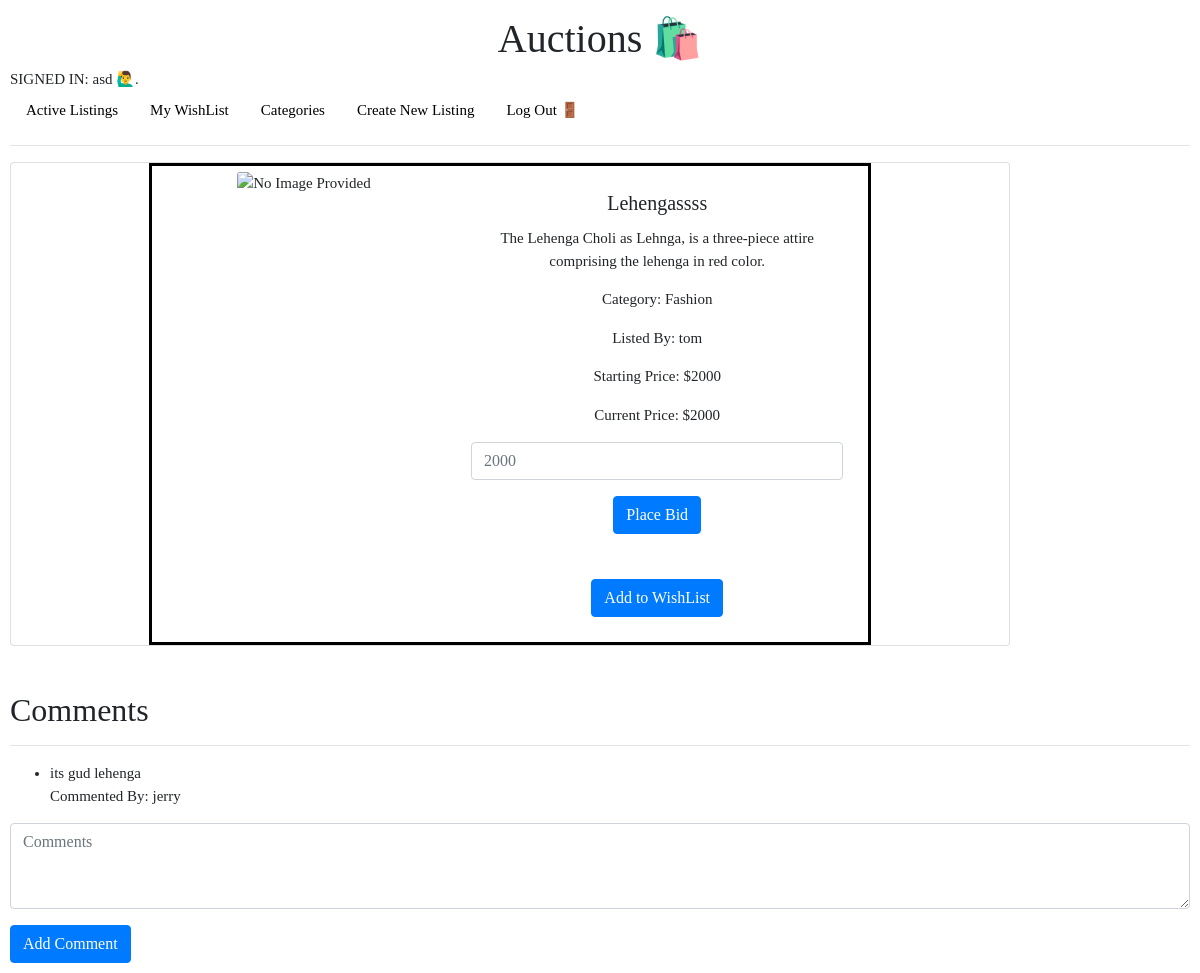
Page /listing/31 (signed in) on the earlier database version.
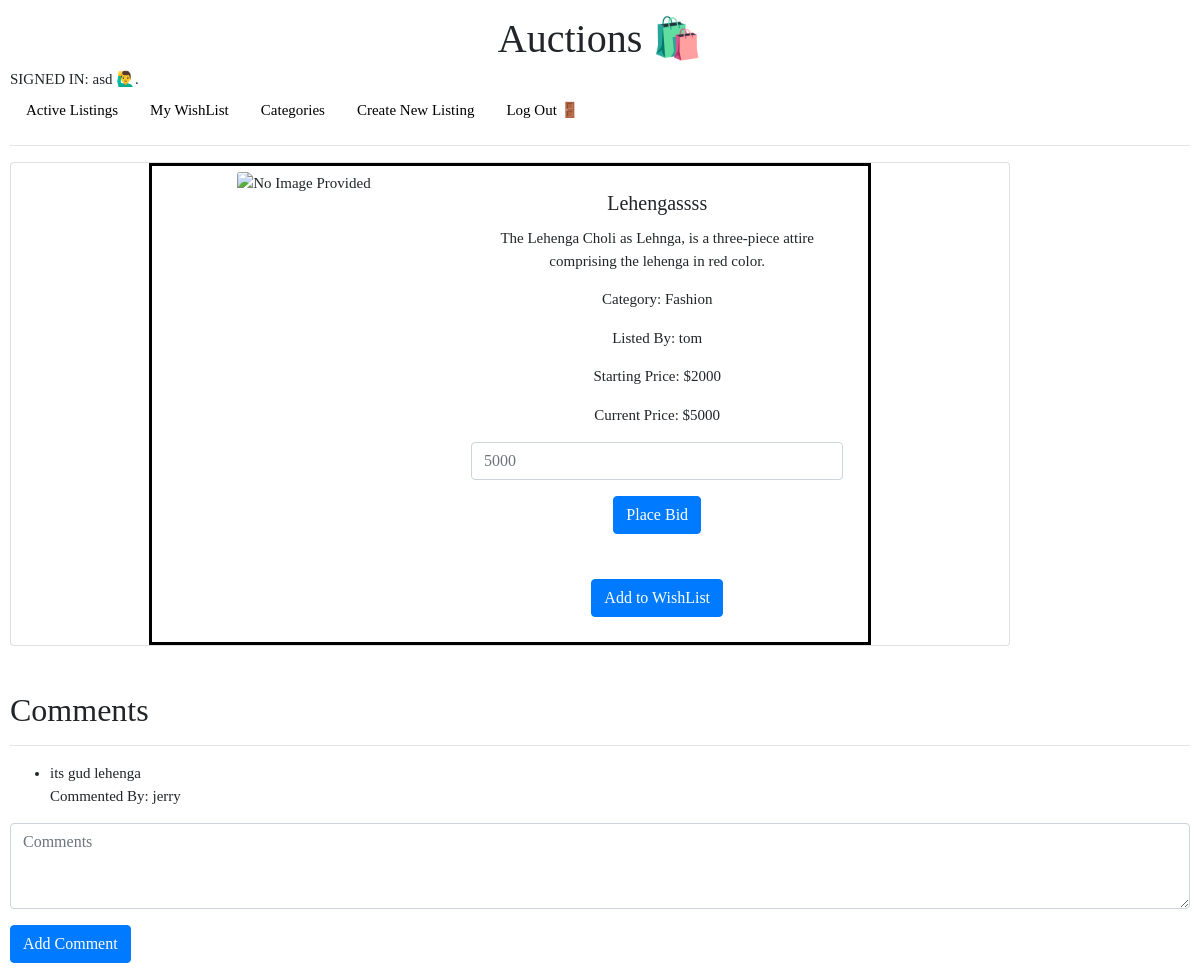
Same page on the later database version.
### auctions/models.py (models this page shows)
class Listing(models.Model):
    owner = models.ForeignKey(User, on_delete=models.CASCADE,related_name="user")
    title = models.CharField(max_length=64)
    description = models.CharField(max_length=2000)
    startingbid = models.IntegerField()
    highestbid = models.IntegerField()
    image = models.URLField(blank=True)
    category = models.CharField(max_length=64)
    status = models.BooleanField(default=True)
    created = models.DateTimeField(auto_now_add=True)
    def __str__(self):
        return f"{self.title}"

class User(AbstractUser):
    pass

### auctions/views.py (the view, shortened to what this page needs)
# urls.py: path("listing/<int:id>", views.listing, name="listing"),
@login_required(login_url='/')
def listing(request,id):
    listing = Listing.objects.get(id = id)
    userwish = Wishlist.objects.filter(user=request.user).values('listing_id')
    wishlist = []
    for content in userwish:
        wishlist.append(content['listing_id'])
    if id in wishlist:
        boolean = True
    else:
        boolean = False
    comments = Comment.objects.filter(listing = listing).values('id')
    comment_list = []
    for content in comments:
        comment = Comment.objects.get(id = content['id'])
        comment_list.append(comment)
    print(comment_list)
    if request.method == "POST":
        bid = request.POST.get("newbid")
        newbid = Bid(listing = listing, user = request.user, bid = bid)
        newbid.save()
        listing.highestbid = bid
        listing.save()
    if listing.status:
        return render(request, "auctions/listing.html",{
            "listing":listing,
            "user":request.user,
            "wishlist":boolean,
            "comments":comment_list
        })

### auctions/models.py (called while the page is built)
    def __str__(self):
        return f"{self.user} on {self.listing} says {self.comment}"

### auctions/templates/auctions/listing.html (shortened to what this page needs)
{% extends "auctions/layout.html" %}
{% load static %}
{% block body %}
<div class="card_listing">
    <div class="card" style="max-width: 1000px;">
        <div class="row no-gutters">
              <div class="col-md-5" >
              {% if listing.image %}
                <img class="card-img-top h-100" src="{{ listing.image }}" alt="No Image Provided">
              {% else %}
                <img class="card-img-top h-100" src="{% static 'noimage.png' %}" alt="No Image Provided">
              {% endif %}
              </div>
              <div class="col-md-7">
                  <div class="card-body">
                      <h5 class="card-title">{{listing.title}}</h5>
                      <p class="card-text">{{listing.description}}</p>
                      <p class="card-text">Category: {{listing.category}}</p>
                      <p class="card-text">Listed By: {{listing.owner}}</p>
                      <p class="card-text">Starting Price: ${{listing.startingbid}}</p>
                      <p class="card-text">Current Price: ${{listing.highestbid}}</p>
                      {% if listing.status %}
                          {% if user == listing.owner %}
                          <form method="POST" action="{% url 'close' listing.id %}">
                            {% csrf_token %}
                            <input class="btn btn-primary" type="submit" value="Close" >
                          </form>
                          {% else %}
                          <form method="POST" action="{% url 'listing' listing.id %}">
                          <div class="form-group">
                            <input class="form-control" autofocus type="number" min="{{listing.highestbid}}"
                             name="newbid" placeholder="{{listing.highestbid}}" required>
                          </div>
                          <input class="btn btn-primary" type="submit" value="Place Bid" >
                          </form>
                          <br><br>
                          {% if wishlist %}
                          <form method="POST" action="{% url 'alterwish' listing.id %}">
                            {% csrf_token %}
                            <input class="btn btn-primary" type="submit" value="Remove from WishList" >
                          </form>
                          {% else %}
                          <form method="POST" action="{% url 'alterwish' listing.id %}">
                            <input class="btn btn-primary" type="submit" value="Add to WishList" >
                          </form>
                          {% endif %}
                          {% endif %}
                    {% endif %}
                  </div>
              </div>
          </div>
     </div>
  </div>
  <br><br>
  <h2>Comments</h2>
  <hr>
  {% if comments %}
  <ul>
    {% for comment in comments %}
      <li>{{comment.comment}}</li>Commented By: {{comment.user}}
    {% endfor %}
  </ul>
  {% endif %}
  <form method="POST" action="{% url 'comment' listing.id %}">
    <div class="form-group">
      <textarea class="form-control" autofocus name="comment" rows="3" placeholder="Comments" required></textarea>
    </div>
    <input class="btn btn-primary" type="submit" value="Add Comment">
  </form>
{% endblock %}

Differences in the rows shown:
changed Listing "Lehengassss": highestbid "2000" → "5000"; newbid "2000" → "5000"
